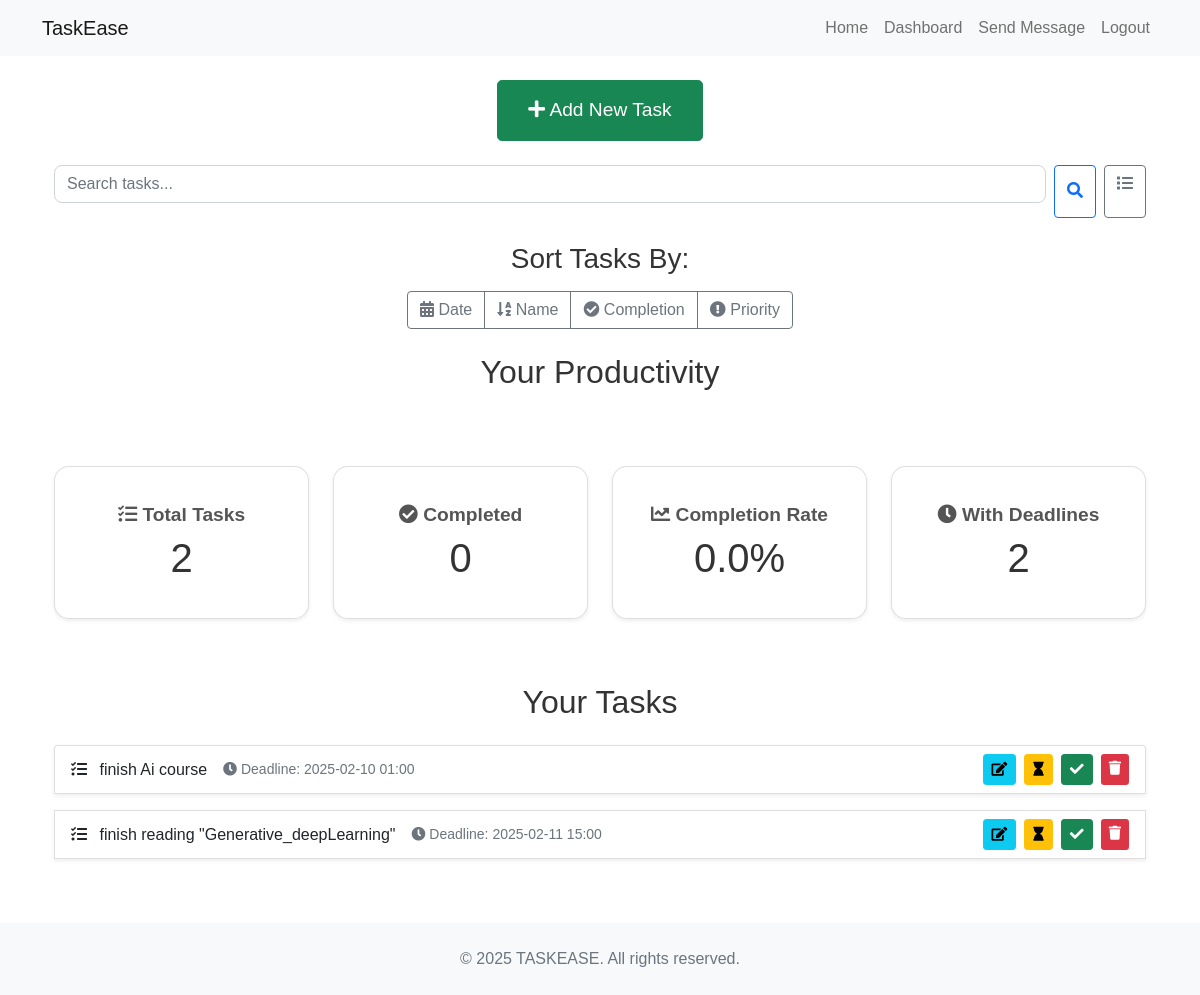
The page /dashboard (signed in) on the database its author committed.
### app.py (models this page shows)
class Task(db.Model):
    id = db.Column(db.Integer, primary_key=True)
    content = db.Column(db.String(200), nullable=False)
    completed = db.Column(db.Boolean, default=False)
    date_created = db.Column(db.DateTime, default=datetime.utcnow)
    deadline = db.Column(db.DateTime, nullable=True)
    user_id = db.Column(db.Integer, db.ForeignKey('user.id'), nullable=False)

### app.py (the view)
@app.route('/dashboard')
@login_required
def index():
    sort_by = request.args.get('sort', 'date')  # Default sort by date
    search_query = request.args.get('search', '')  # Get search query
    tasks_query = Task.query.filter_by(user_id=current_user.id)
    if search_query:
        tasks_query = tasks_query.filter(Task.content.ilike(f'%{search_query}%'))
    if sort_by == 'name':
        tasks = tasks_query.order_by(Task.content).all()
    elif sort_by == 'complete':
        tasks = tasks_query.order_by(Task.completed).all()
    elif sort_by == 'priority':
        tasks = tasks_query.order_by(
            Task.deadline.asc().nulls_last(),  # Tasks without deadlines come last
            Task.content.asc()
        ).all()
    else:
        tasks = tasks_query.order_by(Task.date_created).all()
    return render_template('index.html', tasks=tasks)

### app.py (called while the page is built)
@login_manager.user_loader
def load_user(user_id):
    return User.query.get(int(user_id))

### templates/index.html (shortened to what this page needs)
{% extends "base.html" %}
{% block content %}
    <div class="container">
        <div class="text-center mb-4">
            <a href="{{ url_for('add_task') }}" class="btn btn-success btn-lg">
                <i class="fas fa-plus"></i> Add New Task
            </a>
        </div>
        <div class="mb-4">
            <form action="{{ url_for('index') }}" method="GET" class="d-flex">
                <input type="text" name="search" class="form-control me-2" placeholder="Search tasks..." value="{{ request.args.get('search', '') }}">
                <button type="submit" class="btn btn-outline-primary me-2" title="Search">
                    <i class="fas fa-search"></i>
                </button>
                <a href="{{ url_for('index') }}" class="btn btn-outline-secondary" title="All Tasks">
                    <i class="fas fa-list"></i>
                </a>
            </form>
        </div>
        <div class="text-center mb-4">
            <h3 class="mb-3">Sort Tasks By:</h3>
            <div class="btn-group" role="group">
                <a href="{{ url_for('index', sort='date', search=request.args.get('search', '')) }}" class="btn btn-outline-secondary">
                    <i class="fas fa-calendar-alt"></i> Date
                </a>
                <a href="{{ url_for('index', sort='name', search=request.args.get('search', '')) }}" class="btn btn-outline-secondary">
                    <i class="fas fa-sort-alpha-down"></i> Name
                </a>
                <a href="{{ url_for('index', sort='complete', search=request.args.get('search', '')) }}" class="btn btn-outline-secondary">
                    <i class="fas fa-check-circle"></i> Completion
                </a>
                <a href="{{ url_for('index', sort='priority', search=request.args.get('search', '')) }}" class="btn btn-outline-secondary">
                    <i class="fas fa-exclamation-circle"></i> Priority
                </a>
            </div>
        </div>
        <div class="productivity-section mb-5">
            <h2 class="text-center mb-4">Your Productivity</h2>
            <div class="row">
                <div class="col-md-3 col-sm-6 mb-3">
                    <div class="card text-center shadow-sm">
                        <div class="card-body">
                            <h5 class="card-title"><i class="fas fa-tasks"></i> Total Tasks</h5>
                            <p class="card-text display-6">{{ tasks|length }}</p>
                        </div>
                    </div>
                </div>
                <div class="col-md-3 col-sm-6 mb-3">
                    <div class="card text-center shadow-sm">
                        <div class="card-body">
                            <h5 class="card-title"><i class="fas fa-check-circle"></i> Completed</h5>
                            <p class="card-text display-6">{{ tasks|selectattr('completed')|list|length }}</p>
                        </div>
                    </div>
                </div>
                <div class="col-md-3 col-sm-6 mb-3">
                    <div class="card text-center shadow-sm">
                        <div class="card-body">
                            <h5 class="card-title"><i class="fas fa-chart-line"></i> Completion Rate</h5>
                            <p class="card-text display-6">
                                {% if tasks|length > 0 %}
                                    {{ ((tasks|selectattr('completed')|list|length / tasks|length) * 100)|round(2) }}%
                                {% else %}
                                    0%
                                {% endif %}
                            </p>
                        </div>
                    </div>
                </div>
                <div class="col-md-3 col-sm-6 mb-3">
                    <div class="card text-center shadow-sm">
                        <div class="card-body">
                            <h5 class="card-title"><i class="fas fa-clock"></i> With Deadlines</h5>
                            <p class="card-text display-6">{{ tasks|selectattr('deadline')|list|length }}</p>
                        </div>
                    </div>
                </div>
            </div>
        </div>
        <div class="tasks mt-5">
            <h2 class="text-center mb-4">Your Tasks</h2>
            <div class="list-group">
                {% for task in tasks %}
                    <div class="list-group-item d-flex justify-content-between align-items-center mb-3 shadow-sm">
                        <div class="d-flex align-items-center">
                            <span class="task-content {% if task.completed %}text-decoration-line-through text-muted{% endif %}">
                                <i class="fas fa-tasks me-2"></i> {{ task.content }}
                            </span>
                            {% if task.deadline %}
                                <small class="text-muted ms-3">
                                    <i class="fas fa-clock"></i> Deadline: {{ task.deadline.strftime('%Y-%m-%d %H:%M') }}
                                </small>
                            {% endif %}
                        </div>
                        <div class="d-flex">
                            <div class="d-none d-md-flex">
                                <a href="{{ url_for('edit_task', id=task.id) }}" class="btn btn-sm btn-info me-2" title="Edit">
                                    <i class="fas fa-edit"></i>
                                </a>
                                <button class="btn btn-sm btn-warning me-2" data-bs-toggle="modal" data-bs-target="#timeLimitModal{{ task.id }}" title="Set Time">
                                    <i class="fas fa-hourglass"></i>
                                </button>
                                <a href="{{ url_for('complete', id=task.id) }}" class="btn btn-sm btn-success me-2" title="{% if task.completed %}Undo{% else %}Complete{% endif %}">
                                    {% if task.completed %}<i class="fas fa-undo"></i>{% else %}<i class="fas fa-check"></i>{% endif %}
                                </a>
                                <a href="{{ url_for('delete', id=task.id) }}" class="btn btn-sm btn-danger" title="Delete">
                                    <i class="fas fa-trash"></i>
                                </a>
                            </div>
                        </div>
                    </div>
                {% else %}
                    <div class="alert alert-info text-center">
                        No tasks found. Add a new task to get started!
                    </div>
                {% endfor %}
            </div>
        </div>
    </div>
{% endblock %}
{% block footer %}
    <footer class="footer bg-light py-4 mt-5">
        <div class="container text-center">
            <span class="text-muted">&copy; 2025 TASKEASE. All rights reserved.</span>
        </div>
    </footer>
{% endblock %}

### static/style.css (style rules this page uses)
.card { border-radius: 15px; margin-top: 50px; padding: 20px; box-shadow: 0 4px 8px rgba(0, 0, 0, 0.1); }
.form-control { border-radius: 8px; margin-bottom: 15px; }
a { color: #7091E6; }
.footer { background-color: #EDEBF5; position: relative; bottom: 0; width: 100%; padding: 20px 0; color: #8697C4; text-align: center; }
html { scroll-behavior: smooth; }
body { font-family: Arial, sans-serif; margin: 0; padding: 0; color: #333; }
.btn-lg { padding: 15px 30px; font-size: 1.2rem; }
.card { border-radius: 15px; box-shadow: 0 4px 8px rgba(0, 0, 0, 0.1); }
.card-title { font-size: 1.2rem; font-weight: bold; color: #555; }
.btn-danger { background-color: #dc3545; border: none; }

### rows shown on the page
Task: content "finish Ai course", deadline "2025-02-10 01:00", completed False (drawn)
Task: content "finish reading \"Generative_deepLearning\"", deadline "2025-02-11 15:00", completed False (drawn)

### other values the page prints
{{ tasks|length }} "2"
{{ tasks|selectattr('completed')|list|length }} "0"
{{ tasks|selectattr('deadline')|list|length }} "2"
